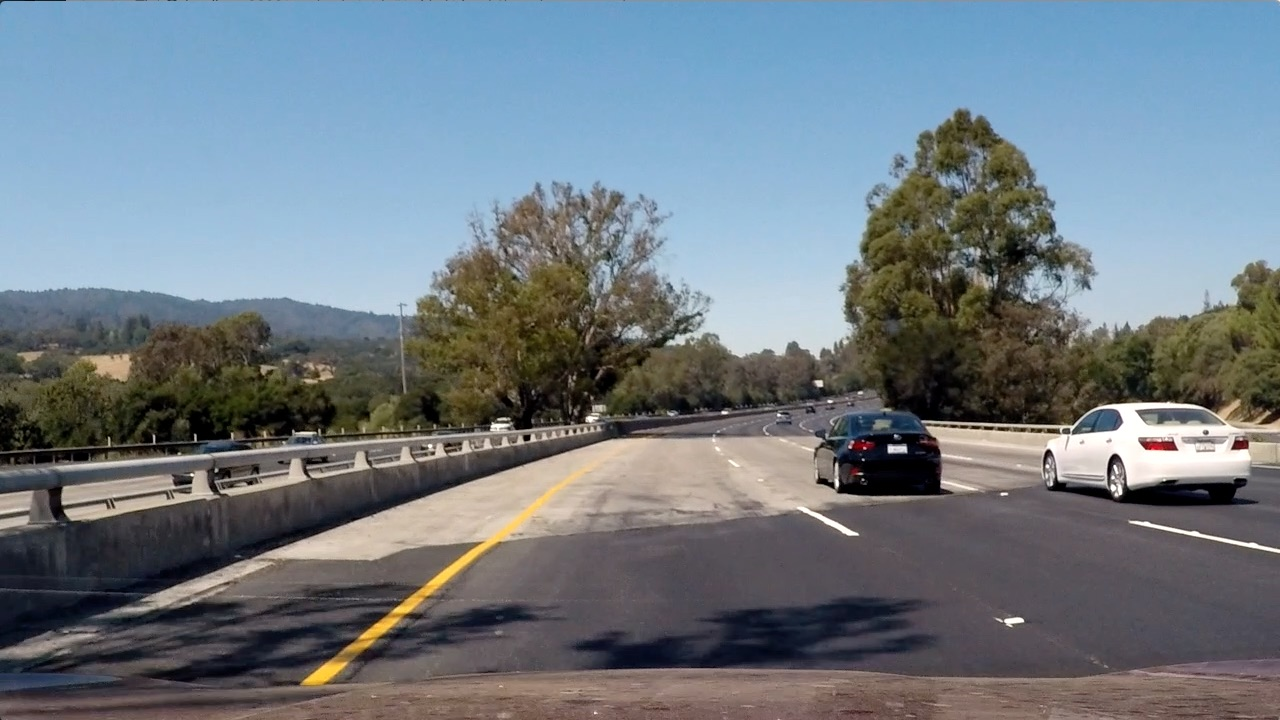
#> input picture lane_detection_ps/test_images/test4.jpg, 1280 x 720 px
$ python -i thresholding.py   (imports and definitions only)   (older library calls are emulated)
#> lines starting #> are read from the running program, lines starting #| are printed output that depends on the picture; after the words box and inside, x2 and y2 are one past the last pixel; in counts of white or black regions, pixels touching at a corner belong together
import cv2
import numpy as np

def dir_threshold(img, sobel_kernel=15, thresh=(0.7, 1.2)):
    # Grayscale
    gray = cv2.cvtColor(img, cv2.COLOR_RGB2HLS)
    # Calculate the x and y gradients
    sobelx = cv2.Sobel(gray[:,:,2], cv2.CV_64F, 1, 0, ksize=sobel_kernel)
    sobely = cv2.Sobel(gray[:,:,2], cv2.CV_64F, 0, 1, ksize=sobel_kernel)
    # Take the absolute value of the gradient direction,
    # apply a threshold, and create a binary image result
    absgraddir = np.arctan2(np.absolute(sobely), np.absolute(sobelx))
    binary_output =  np.zeros_like(absgraddir)
    binary_output[(absgraddir >= thresh[0]) & (absgraddir <= thresh[1])] = 1

    # Return the binary image
    return binary_output

# Define a function to return the magnitude of the gradient
# for a given sobel kernel size and threshold values
def mag_thresh(img, sobel_kernel=9, mag_thresh=(30, 255)):
    # Convert to grayscale
    gray = cv2.cvtColor(img, cv2.COLOR_RGB2HLS)
    # Take both Sobel x and y gradients
    sobelx = cv2.Sobel(gray[:,:,2], cv2.CV_64F, 1, 0, ksize=sobel_kernel)
    sobely = cv2.Sobel(gray[:,:,2], cv2.CV_64F, 0, 1, ksize=sobel_kernel)
    # Calculate the gradient magnitude
    gradmag = np.sqrt(sobelx**2 + sobely**2)
    # Rescale to 8 bit
    scale_factor = np.max(gradmag)/255
    gradmag = (gradmag/scale_factor).astype(np.uint8)
    # Create a binary image of ones where threshold is met, zeros otherwise
    binary_output = np.zeros_like(gradmag)
    binary_output[(gradmag >= mag_thresh[0]) & (gradmag <= mag_thresh[1])] = 1

    # Return the binary image
    return binary_output


def threshold(img, color=False, mag_dir_thresh=False):
    """Threshhold image on saturation channel and
    using magnitude gradient"""
#> called with color = False, mag_dir_thresh = False
    img = np.copy(img)

    # Convert to HLS color space and separate the V channel
    hls = cv2.cvtColor(img, cv2.COLOR_RGB2HLS).astype(float)
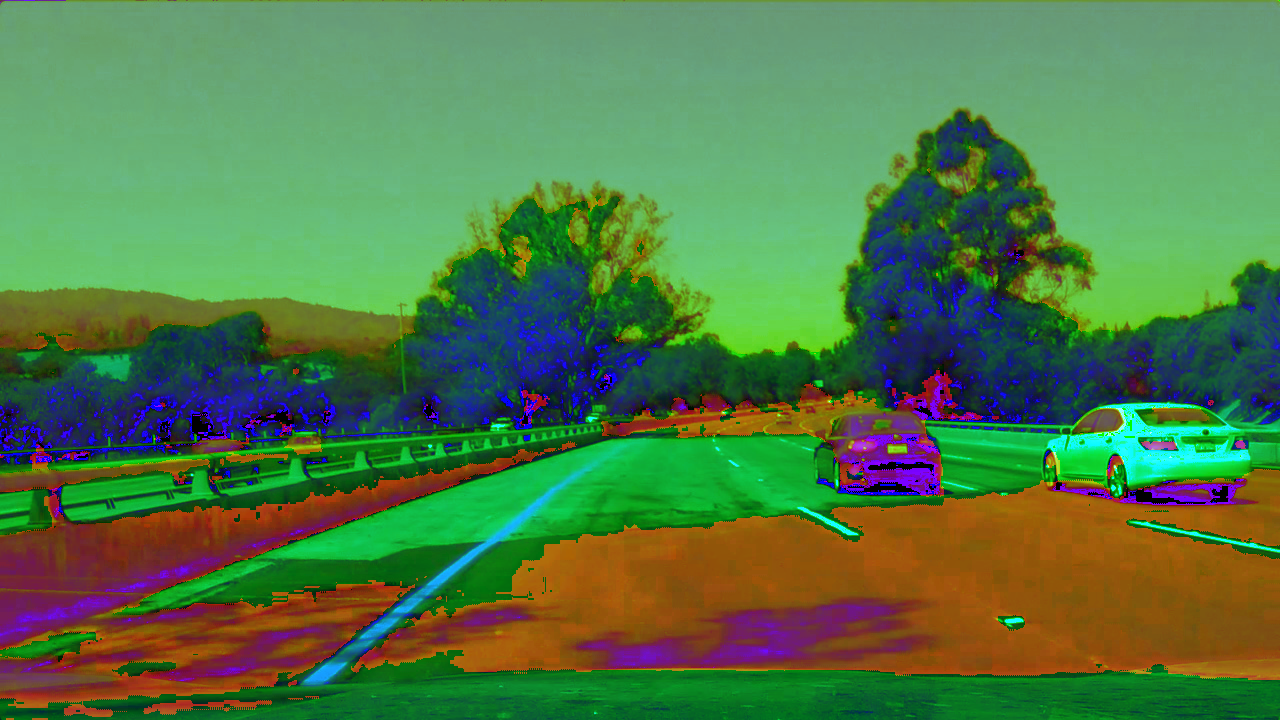
#> hls: shape (720, 1280, 3) float64; mean R, G, B 80.5, 121.4, 71.8


    ## White Color
    lower_white = np.array([0,210,0], dtype=np.uint8)
    upper_white = np.array([255,255,255], dtype=np.uint8)
    white_mask = cv2.inRange(hls, lower_white, upper_white)
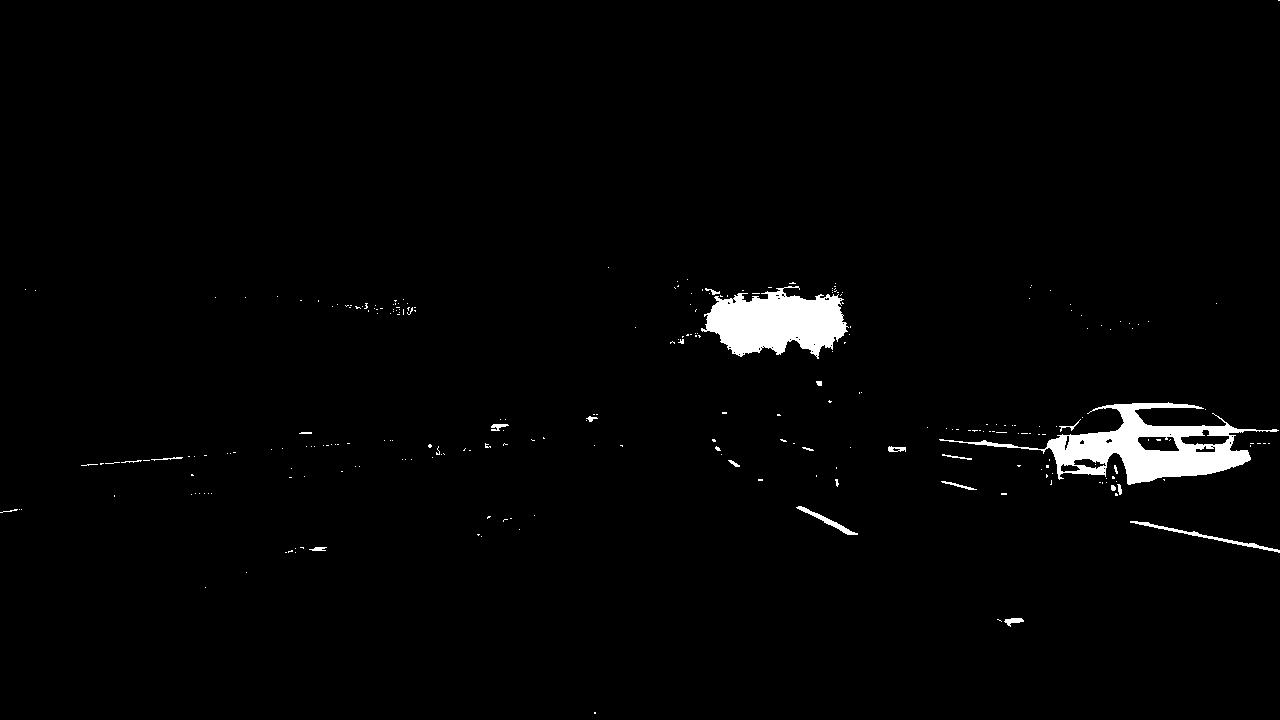
#> white_mask: shape (720, 1280); 1.9% white; 265 white regions (242 under 20 px), largest, box (x1, y1, x2, y2) and area: (939, 402, 1279, 485) 8320, (701, 286, 849, 359) 6805, (1130, 521, 1280, 553) 470

    ## Yellow Color
    lower_yellow = np.array([18,0,100], dtype=np.uint8)
    upper_yellow = np.array([30,220,255], dtype=np.uint8)
    yellow_mask = cv2.inRange(hls, lower_yellow, upper_yellow)
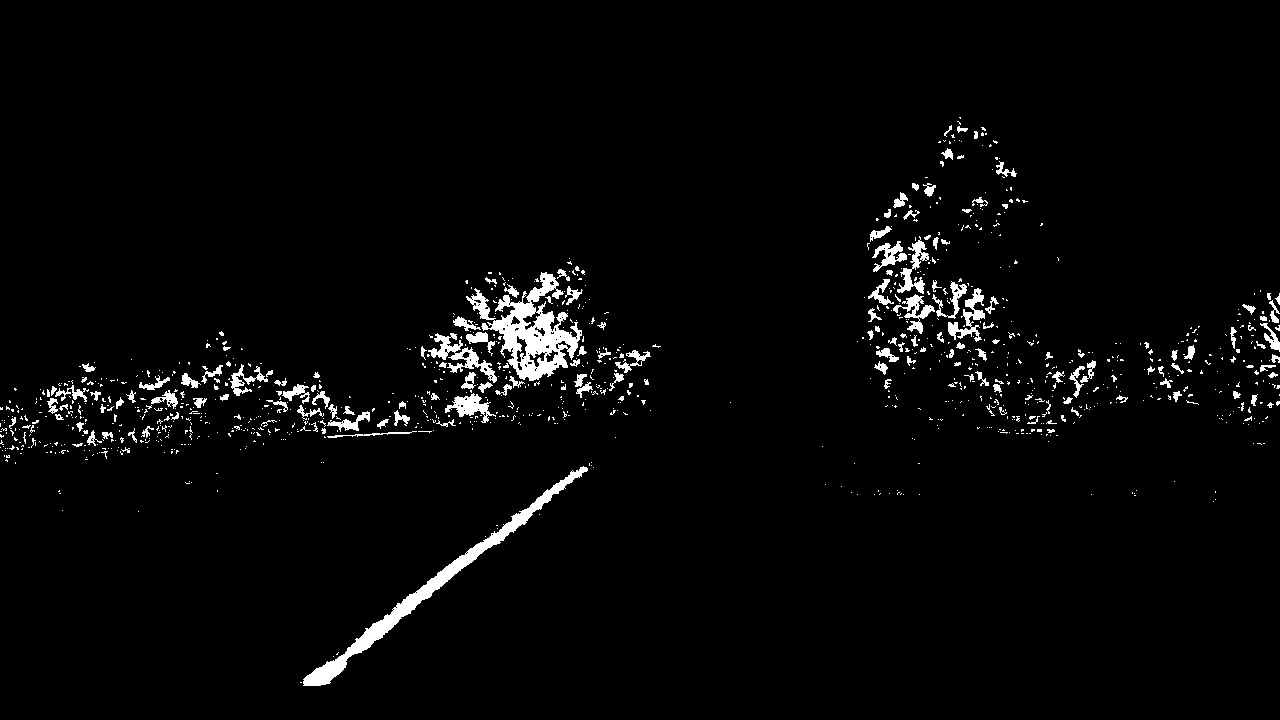
#> yellow_mask: shape (720, 1280); 2.9% white; 1090 white regions (926 under 20 px), largest, box (x1, y1, x2, y2) and area: (466, 272, 582, 381) 4604, (303, 466, 588, 686) 4058, (428, 333, 497, 383) 955

    combined_binary = np.zeros_like(white_mask)

    # Dir Mag Threshold
    if mag_dir_thresh:
        dir_mask = dir_threshold(img)
        mag_mask = mag_thresh(img)
        combined_binary[((dir_mask == 1) & (mag_mask == 1))] = 255

    if color:
        return np.dstack((white_mask, yellow_mask, combined_binary))

    else:
        combined_binary[((white_mask == 255) | (yellow_mask == 255))] = 255
        combined_binary[(combined_binary == 255)] = 1
        return combined_binary

>>> import cv2
>>> picture = cv2.cvtColor(cv2.imread('../test_images/test4.jpg'), cv2.COLOR_BGR2RGB)
>>> result = threshold(picture)
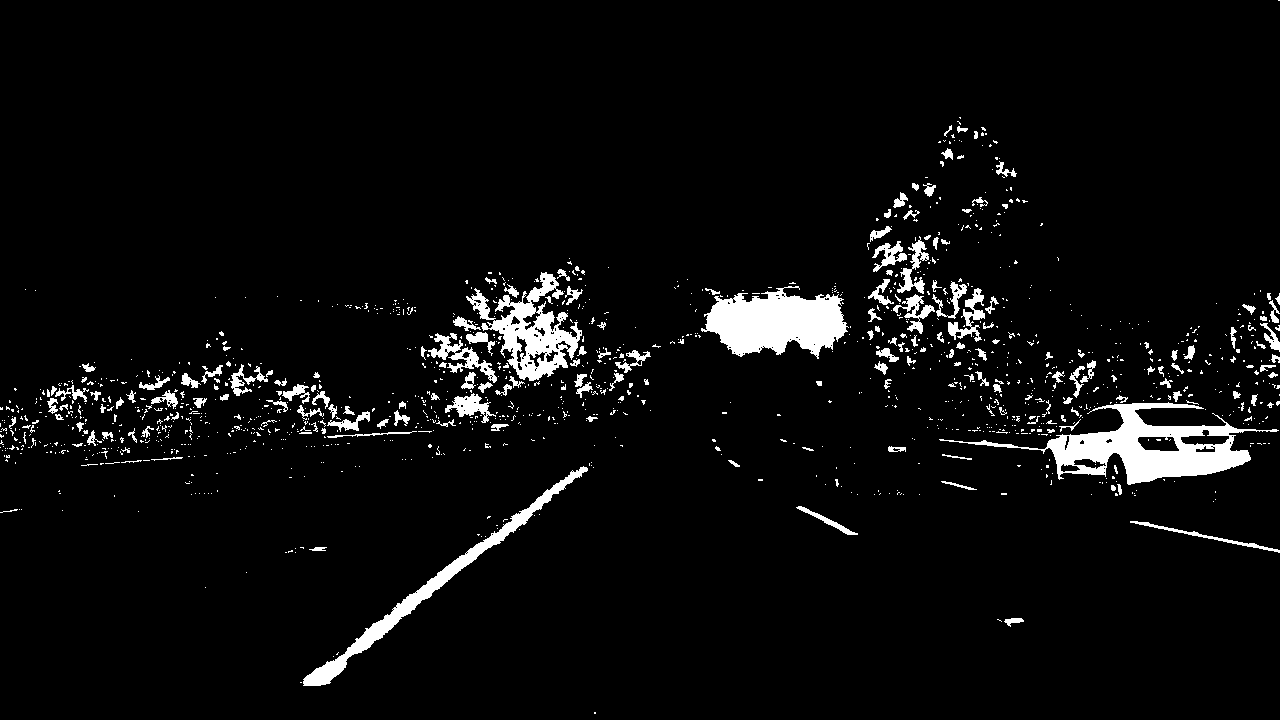
#> result: shape (720, 1280); values 0 (black) and 1 (white), 4.8% white; 1337 white regions (1150 under 20 px), largest, box (x1, y1, x2, y2) and area: (939, 402, 1279, 485) 8322, (701, 286, 849, 359) 6805, (466, 272, 582, 381) 4604
